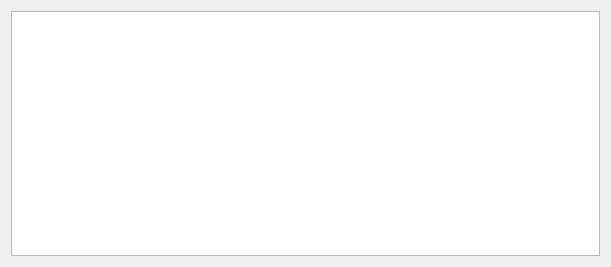
<?xml version="1.0" encoding="UTF-8"?>
<ui version="4.0">
 <class>SetupTabMatrix</class>
 <widget class="QWidget" name="SetupTabMatrix">
  <property name="geometry">
   <rect>
    <x>0</x>
    <y>0</y>
    <width>611</width>
    <height>267</height>
   </rect>
  </property>
  <property name="windowTitle">
   <string>Matrix</string>
  </property>
  <layout class="QVBoxLayout" name="verticalLayout">
   <item>
    <widget class="QTableView" name="tableViewOperations">
     <property name="sizePolicy">
      <sizepolicy hsizetype="Expanding" vsizetype="MinimumExpanding">
       <horstretch>0</horstretch>
       <verstretch>0</verstretch>
      </sizepolicy>
     </property>
     <property name="contextMenuPolicy">
      <enum>Qt::CustomContextMenu</enum>
     </property>
     <property name="alternatingRowColors">
      <bool>true</bool>
     </property>
     <attribute name="horizontalHeaderMinimumSectionSize">
      <number>10</number>
     </attribute>
     <attribute name="verticalHeaderMinimumSectionSize">
      <number>10</number>
     </attribute>
    </widget>
   </item>
  </layout>
 </widget>
 <resources/>
 <connections/>
</ui>
